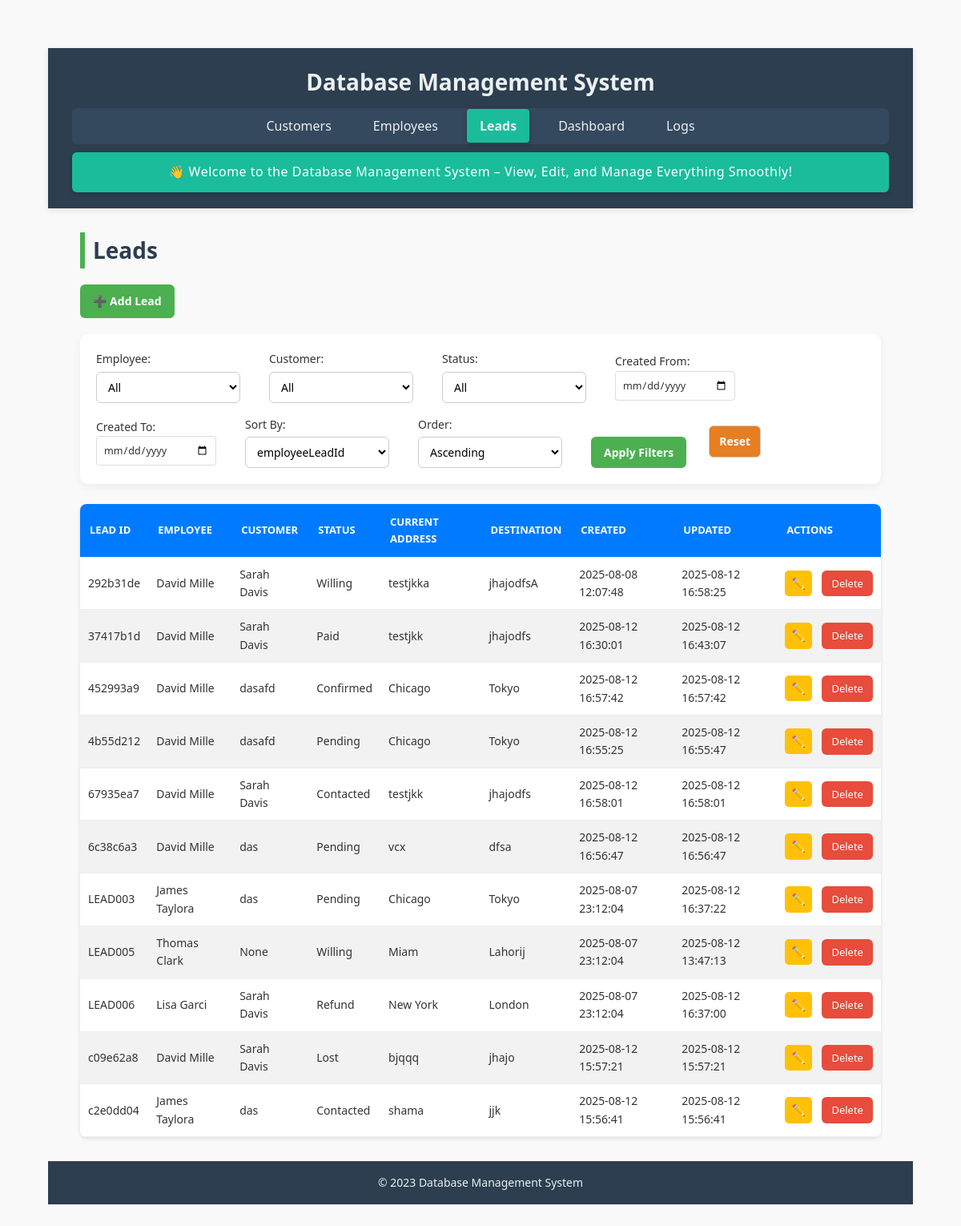
Before: /leads with the older database file.
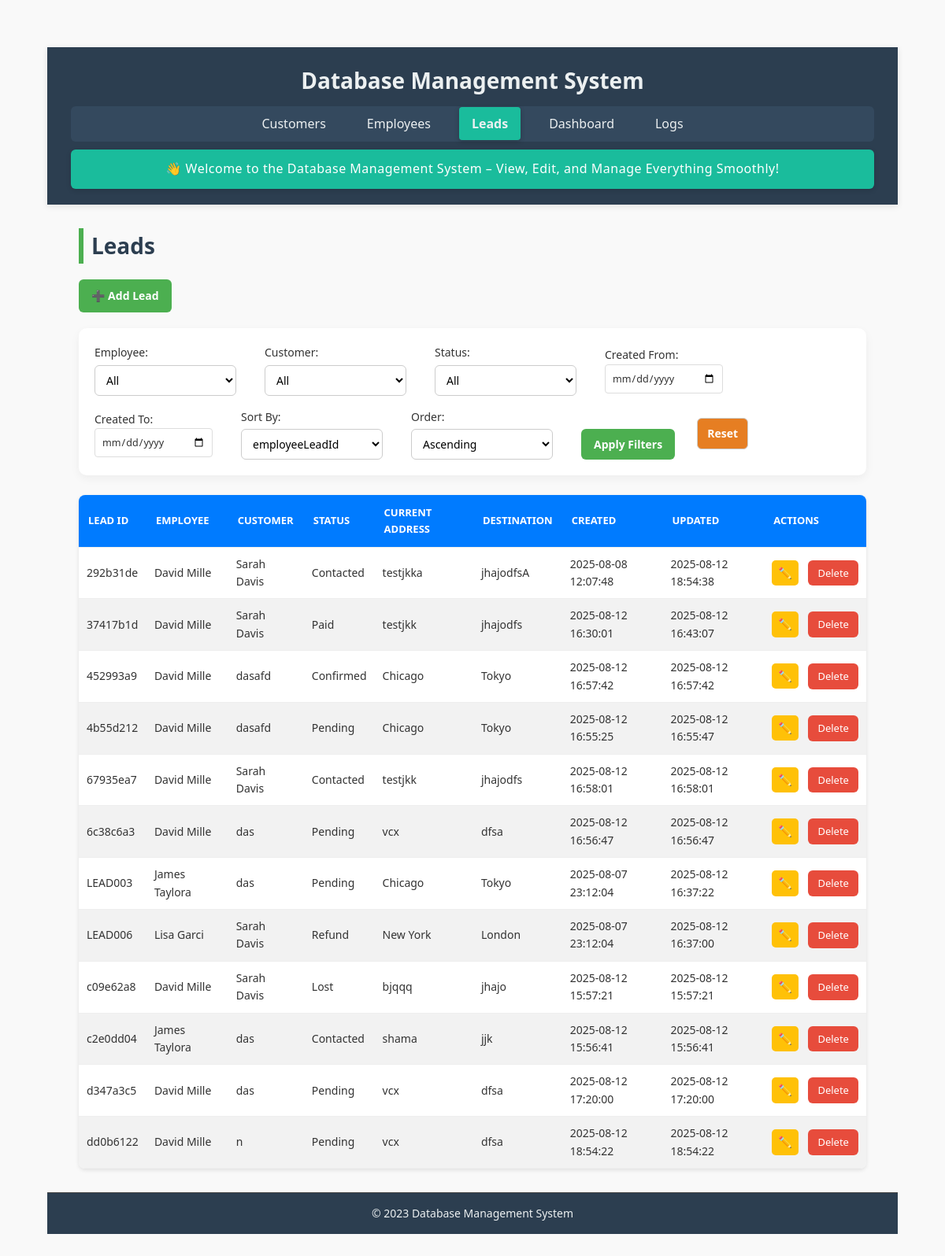
After: the same page with the newer database file.
### tables this page shows
CREATE TABLE leads (
    employeeLeadId TEXT PRIMARY KEY,
    employeeId TEXT NOT NULL,
    employeeName TEXT NOT NULL,
    employeeContactNo TEXT NOT NULL,
    customerName TEXT NOT NULL,
    customerId TEXT NOT NULL,
    customerContactNo TEXT NOT NULL,
    currentAddress TEXT NOT NULL,
    desiredDestination TEXT NOT NULL,
    status TEXT NOT NULL CHECK (status IN ('Pending', 'Contacted', 'Lost', 'Willing', 'Paid', 'Refund', 'Confirmed')),
    source TEXT NOT NULL CHECK (source IN ('Facebook', 'WhatsApp', 'Reference', 'TikTok', 'Other')),
    createdAt TEXT DEFAULT CURRENT_TIMESTAMP,
    updatedAt TEXT DEFAULT CURRENT_TIMESTAMP, amountClosed REAL DEFAULT 0,
    FOREIGN KEY (employeeId) REFERENCES employees(empId),
    FOREIGN KEY (customerId) REFERENCES customers(customerId)
);

CREATE TABLE employees (
    empId TEXT PRIMARY KEY,
    empName TEXT NOT NULL,
    phoneNo TEXT,
    targetAmount REAL NOT NULL CHECK (targetAmount >= 0),
    achievedAmount REAL NOT NULL CHECK (achievedAmount >= 0),
    createdAt TEXT DEFAULT CURRENT_TIMESTAMP,
    updatedAt TEXT DEFAULT CURRENT_TIMESTAMP
);

CREATE TABLE customers (
    customerId TEXT PRIMARY KEY,
    customerName TEXT NOT NULL,
    phone TEXT NOT NULL,
    source TEXT NOT NULL,
    currentLocation TEXT NOT NULL,
    desiredDestination TEXT NOT NULL,
    dateOfArrival TEXT,
    createdAt TEXT DEFAULT CURRENT_TIMESTAMP,
    updatedAt TEXT DEFAULT CURRENT_TIMESTAMP
, status TEXT);

### app.py (the view)
@app.route('/leads', methods=['GET'])
def leads():
    filters = {
        "employeeId": request.args.get('employeeId', ''),
        "customerId": request.args.get('customerId', ''),
        "status": request.args.get('status', ''),
        "start_date": request.args.get('start_date', ''),
        "end_date": request.args.get('end_date', '')
    }
    sort_by = request.args.get('sort_by', 'employeeLeadId')
    sort_order = request.args.get('sort_order', 'asc')
    leads = get_filtered_sorted_leads(
        filters["employeeId"],
        filters["customerId"],
        filters["status"],
        filters["start_date"],
        filters["end_date"],
        sort_by,
        sort_order
    )
    employees = get_all_employees()
    customers = get_all_customers()
    return render_template("leads.html",
                         leads=leads,
                         filters=filters,
                         sort_by=sort_by,
                         sort_order=sort_order,
                         filter_options={
                             "employees": employees,
                             "customers": customers
                         })

### app.py (called while the page is built)
def get_db_connection():
    conn = sqlite3.connect(DATABASE, timeout=10)
    conn.row_factory = sqlite3.Row
    conn.execute("PRAGMA journal_mode=WAL")
    return conn

def get_all_employees():
    with closing(get_db_connection()) as conn:
        with closing(conn.cursor()) as cursor:
            cursor.execute("SELECT empId, empName FROM employees")
            return cursor.fetchall()

def get_all_customers():
    with closing(get_db_connection()) as conn:
        with closing(conn.cursor()) as cursor:
            cursor.execute("SELECT customerId, customerName FROM customers")
            return cursor.fetchall()

### templates/leads.html (shortened to what this page needs)
{% extends "base.html" %}
{% block content %}
<h2>Leads</h2>
<div class="button-group">
    <a href="{{ url_for('add_lead') }}" class="btn">➕ Add Lead</a>
</div>
<form method="GET" action="{{ url_for('leads') }}" class="filter-form">
    <label>Employee:
        <select name="employeeId">
            <option value="">All</option>
        </select>
    </label>
    <label>Customer:
        <select name="customerId">
            <option value="">All</option>
        </select>
    </label>
    <label>Status:
        <select name="status">
            <option value="">All</option>
        </select>
    </label>
    <label>Created From:
        <input type="date" name="start_date" value="{{ filters.start_date }}">
    </label>
    <label>Created To:
        <input type="date" name="end_date" value="{{ filters.end_date }}">
    </label>
    <label>Sort By:
        <select name="sort_by">
            {% for col in ['employeeLeadId', 'employeeId', 'empName', 'customerId', 'customerName', 'status', 'currentAddress', 'desiredDestination', 'createdAt', 'updatedAt'] %}
            <option value="{{ col }}" {% if sort_by == col %}selected{% endif %}>{{ col }}</option>
            {% endfor %}
        </select>
    </label>
    <label>Order:
        <select name="sort_order">
            <option value="asc" {% if sort_order == 'asc' %}selected{% endif %}>Ascending</option>
        </select>
    </label>
    <button type="submit" class="btn">Apply Filters</button>
    <a href="{{ url_for('leads') }}" class="btn danger">Reset</a>
</form>
<table>
    <thead>
        <tr>
            <th>Lead ID</th>
            <th>Employee</th>
            <th>Customer</th>
            <th>Status</th>
            <th>Current Address</th>
            <th>Destination</th>
            <th>Created</th>
            <th>Updated</th>
            <th>Actions</th>
        </tr>
    </thead>
    <tbody>
        {% for lead in leads %}
        <tr>
            <td>{{ lead.employeeLeadId }}</td>
            <td>{{ lead.emp_name }}</td>
            <td>{{ lead.cust_name }}</td>
            <td>{{ lead.status }}</td>
            <td>{{ lead.currentAddress }}</td>
            <td>{{ lead.desiredDestination }}</td>
            <td>{{ lead.createdAt }}</td>
            <td>{{ lead.updatedAt }}</td>
            <td>
                <a href="{{ url_for('edit_lead', lead_id=lead.employeeLeadId) }}" class="btn small">✏️</a>
                <a href="{{ url_for('delete_lead', lead_id=lead.employeeLeadId) }}" class="btn-delete"
                   onclick="return confirm('Are you sure you want to delete this lead?');">Delete</a>
            </td>
        </tr>
        {% endfor %}
    </tbody>
</table>
{% endblock %}

### templates/base.html (shortened to what this page needs)
<!DOCTYPE html>
<html lang="en">
<head>
    <link rel="stylesheet" href="{{ url_for('static', filename='style.css') }}">
    <link rel="stylesheet" href="{{ url_for('static', filename='customers.css') }}">
    <link rel="stylesheet" href="{{ url_for('static', filename='employees.css') }}">
    <link rel="stylesheet" href="{{ url_for('static', filename='dashboard.css') }}">
</head>
<body>
    <header class="header">
        <h1>Database Management System</h1>
        <nav class="navbar">
            <ul>
                <li>
                    <a href="{{ url_for('customers') }}"
                        class="{% if request.endpoint == 'customers' %}active{% endif %}">
                        Customers
                    </a>
                </li>
                <li>
                    <a href="{{ url_for('employees') }}"
                        class="{% if request.endpoint == 'employees' %}active{% endif %}">
                        Employees
                    </a>
                </li>
                <li>
                    <a href="{{ url_for('leads') }}" class="{% if request.endpoint == 'leads' %}active{% endif %}">
                        Leads
                    </a>
                </li>
                <li>
                    <a href="{{ url_for('dashboard') }}"
                        class="{% if request.endpoint == 'dashboard' %}active{% endif %}">
                        Dashboard
                    </a>
                </li>
                <li>
                    <a href="{{ url_for('logs') }}"
                        class="{% if request.endpoint == 'logs' %}active{% endif %}">
                        Logs
                    </a>
                </li>
            </ul>
        </nav>
        <section class="welcome-banner">
            <p>👋 Welcome to the Database Management System – View, Edit, and Manage Everything Smoothly!</p>
        </section>
    </header>
    <main class="main-content">
        {% block content %}{% endblock %}
    </main>
    <footer class="footer">
        <p>&copy; 2023 Database Management System</p>
    </footer>
</body>
</html>

### static/style.css (style rules this page uses)
* { margin: 0; padding: 0; box-sizing: border-box; }
body { font-family: 'Segoe UI', Tahoma, Geneva, Verdana, sans-serif; line-height: 1.6; background-color: #f8f9fa; color: #333; min-height: 100vh; display: flex; flex-direction: column; }
header { background-color: #2c3e50; color: #ecf0f1; padding: 20px 30px; text-align: center; box-shadow: 0 2px 8px rgba(0, 0, 0, 0.1); }
header h1 { font-size: 28px; margin-bottom: 10px; }
nav ul { list-style: none; display: flex; justify-content: center; gap: 20px; padding: 10px 0; background-color: #34495e; border-radius: 6px; margin-top: 10px; }
nav ul li a { text-decoration: none; color: #ecf0f1; padding: 10px 16px; border-radius: 4px; transition: background-color 0.3s ease; }
nav ul li a.active { background-color: #1abc9c; font-weight: bold; box-shadow: 0 2px 6px rgba(0, 0, 0, 0.2); }
main { flex: 1; padding: 30px 40px; }
footer { background-color: #2c3e50; color: #ecf0f1; text-align: center; padding: 15px 0; font-size: 14px; border-top: 1px solid #444; }
.welcome-banner { background-color: #1abc9c; color: #fff; padding: 12px 20px; text-align: center; font-size: 16px; margin-top: 10px; border-radius: 6px; box-shadow: 0 2px 6px rgba(0, 0, 0, 0.15); }
.welcome-banner p { margin: 0; font-weight: 500; letter-spacing: 0.5px; }
.filter-form input[type="date"] { padding: 8px; border: 1px solid #ddd; border-radius: 4px; font-size: 0.9em; min-width: 150px; }

### static/customers.css (style rules this page uses)
* { box-sizing: border-box; margin: 0; padding: 0; font-family: 'Segoe UI', Tahoma, Geneva, Verdana, sans-serif; }
body { background: #f6f9fc; color: #333; padding: 40px; }
h2 { margin-bottom: 25px; font-size: 28px; color: #222; border-left: 6px solid #4CAF50; padding-left: 10px; }
.button-group { margin-bottom: 20px; }
.btn { display: inline-block; background-color: #4CAF50; color: white; padding: 10px 16px; text-decoration: none; border-radius: 6px; margin-right: 12px; font-size: 14px; font-weight: 600; transition: background-color 0.3s, transform 0.2s; border: none; cursor: pointer; }
.btn.small { padding: 6px 10px; font-size: 13px; background-color: #3498db; }
.btn-delete { display: inline-block; background-color: #e74c3c; color: white; padding: 6px 12px; text-decoration: none; border-radius: 6px; font-size: 13px; margin-left: 5px; transition: background-color 0.3s, transform 0.2s; }
.btn.danger { background-color: #e67e22; }
.filter-form { background-color: #ffffff; padding: 20px; margin-bottom: 25px; border-radius: 10px; box-shadow: 0 4px 12px rgba(0,0,0,0.05); display: flex; flex-wrap: wrap; gap: 16px; }
.filter-form label { display: flex; flex-direction: column; font-size: 14px; font-weight: 500; color: #333; margin-right: 20px; }
.filter-form select { padding: 8px 10px; font-size: 14px; margin-top: 4px; border: 1px solid #ccc; border-radius: 6px; background-color: #fff; width: 180px; }
.filter-form button { align-self: flex-end; }
table { width: 100%; border-collapse: collapse; background: #fff; box-shadow: 0 4px 10px rgba(0,0,0,0.05); border-radius: 10px; overflow: hidden; }
thead { background-color: #4CAF50; color: white; }
th, td { padding: 12px 15px; text-align: left; font-size: 14px; border-bottom: 1px solid #eee; }
th { font-weight: 600; text-transform: uppercase; font-size: 13px; }
td:last-child { white-space: nowrap; }

Changed rows visible on the page:
removed leads: employeeLeadId "LEAD005", emp_name "Thomas Clark", cust_name "None", status "Willing", currentAddress "Miam", desiredDestination "Lahorij", createdAt "2025-08-07 23:12:04", updatedAt "2025-08-12 13:47:13"
changed leads "292b31de": status "Willing" → "Contacted"; updatedAt "2025-08-12 16:58:25" → "2025-08-12 18:54:38"
added leads: employeeLeadId "d347a3c5", emp_name "David Mille", cust_name "das", status "Pending", currentAddress "vcx", desiredDestination "dfsa", createdAt "2025-08-12 17:20:00", updatedAt "2025-08-12 17:20:00"
added leads: employeeLeadId "dd0b6122", emp_name "David Mille", cust_name "n", status "Pending", currentAddress "vcx", desiredDestination "dfsa", createdAt "2025-08-12 18:54:22", updatedAt "2025-08-12 18:54:22"
